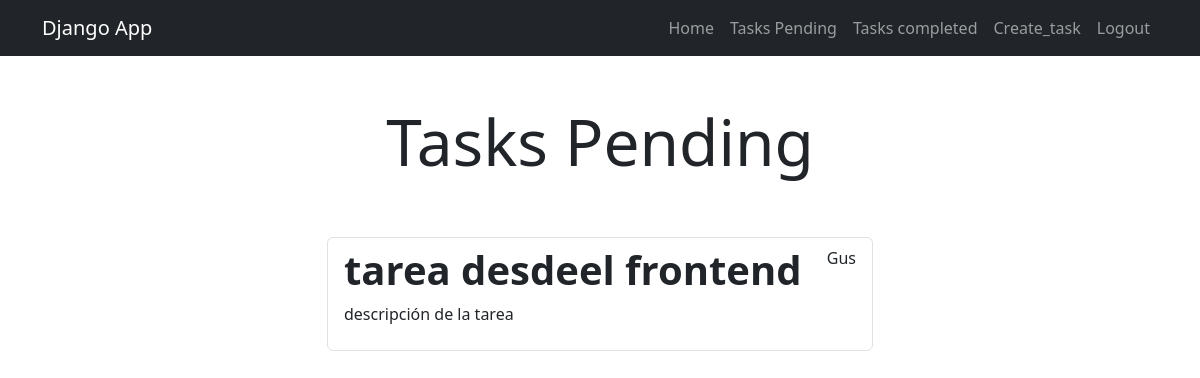
The app's page /tasks/ (signed in) with its own data.
### tasks/models.py (models this page shows, shortened)
class Task(models.Model):
    title = models.CharField(max_length=100)
    description = models.TextField(blank=True)
    created = models.DateTimeField(auto_now_add=True)
    datecompleted = models.DateTimeField(null=True, blank=True)
    important = models.BooleanField(default=False)
    user = models.ForeignKey(User, on_delete=models.CASCADE)

### tasks/views.py (the view)
# urls.py: path('tasks/', views.tasks, name='tasks'),
@login_required
def tasks(request):
    tasks = Task.objects.filter(user=request.user, datecompleted__isnull=True)
    return render(request, 'tasks.html', {'tasks': tasks})

### tasks/templates/tasks.html (shortened to what this page needs)
{% extends 'base.html' %}
{% block content %}
<main class="container">
    <div class="row">
        <div class="col-md-6 offset-md-3">
            <h1 class="text-center display-3 py-5">Tasks Pending</h1>
            <ul class="list-group">
                {% for task in tasks %}
                <a class="list-group-item" href="{% url 'task_detail' task.id %}">
                        <header class="d-flex justify-content-between">
                            {% if task.important %}
                            <h1 class="fw-bold text-success">{{task.title}}</h1>
                            {% else %}
                            <h1 class="fw-bold">{{task.title}}</h1>
                            {% endif %}
                            <p>{{task.user.username}}</p>
                        </header>
                        <p>{{task.description}}</p>
                </a>
                {% endfor %}
            </ul>
        </div>
    </div>
</main>
{% endblock %}

### records on screen
Task: title "tarea desdeel frontend", user.username "Gus", description "descripción de la tarea"
